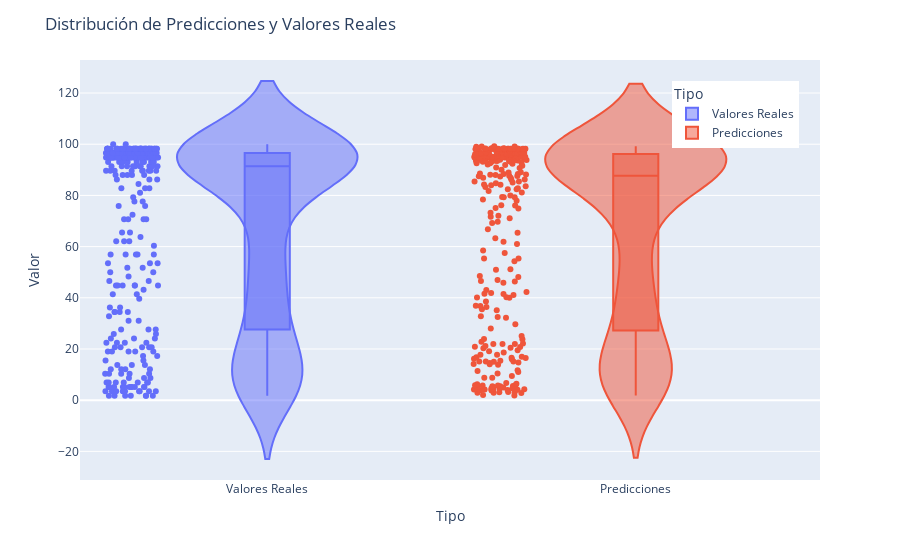

The cell this chart's notebook holds for it:
### Code cell
# Creamos un DataFrame para Plotly Express
df = pd.DataFrame({'Tipo': ['Valores Reales'] * len(y_test) + ['Predicciones'] * len(y_pred),
                   'Valor': list(y_test) + list(y_pred)})

# Creamos gráfico de violín con Plotly Express
fig = px.violin(df, x='Tipo', y='Valor', box=True, points="all", color='Tipo',
                labels={'Tipo': 'Tipo', 'Valor': 'Valor'},
                category_orders={'Tipo': ['Valores Reales', 'Predicciones']},
                violinmode='overlay')

# Configuramos el diseño del gráfico
fig.update_layout(
    title='Distribución de Predicciones y Valores Reales',
    xaxis_title='Tipo',
    yaxis_title='Valor',
    legend=dict(x=0.8, y=0.95),
)

# Mostramos el gráfico
fig.show()

### Figure 1 — Plotly figure (JSON) as saved in the notebook; plotly's stock layout.template omitted (floating-point values rounded to 4 significant figures; data arrays with more than 128 entries replaced by an {"elided": "..."} marker saying what was removed)
{"data": [{"alignmentgroup": "True", "box": {"visible": true}, "hovertemplate": "Tipo=%{x}<br>Valor=%{y}<extra></extra>", "legendgroup": "Valores Reales", "marker": {"color": "#636efa"}, "name": "Valores Reales", "offsetgroup": "Valores Reales", "orientation": "v", "points": "all", "scalegroup": "True", "showlegend": true, "type": "violin", "x": {"elided": "301 str values"}, "x0": " ", "xaxis": "x", "y": {"elided": "301 float values"}, "y0": " ", "yaxis": "y"}, {"alignmentgroup": "True", "box": {"visible": true}, "hovertemplate": "Tipo=%{x}<br>Valor=%{y}<extra></extra>", "legendgroup": "Predicciones", "marker": {"color": "#EF553B"}, "name": "Predicciones", "offsetgroup": "Predicciones", "orientation": "v", "points": "all", "scalegroup": "True", "showlegend": true, "type": "violin", "x": {"elided": "301 str values"}, "x0": " ", "xaxis": "x", "y": {"elided": "301 float values"}, "y0": " ", "yaxis": "y"}], "layout": {"legend": {"title": {"text": "Tipo"}, "tracegroupgap": 0, "x": 0.8, "y": 0.95}, "margin": {"t": 60}, "title": {"text": "Distribución de Predicciones y Valores Reales"}, "violinmode": "overlay", "xaxis": {"anchor": "y", "categoryarray": ["Valores Reales", "Predicciones"], "categoryorder": "array", "domain": [0, 1], "title": {"text": "Tipo"}}, "yaxis": {"anchor": "x", "domain": [0, 1], "title": {"text": "Valor"}}}}
